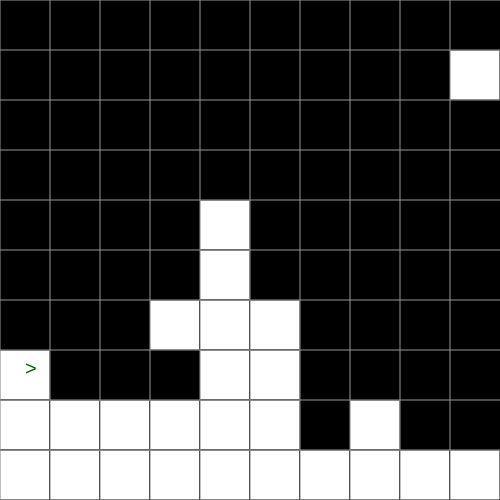
Frame 1 (no input)
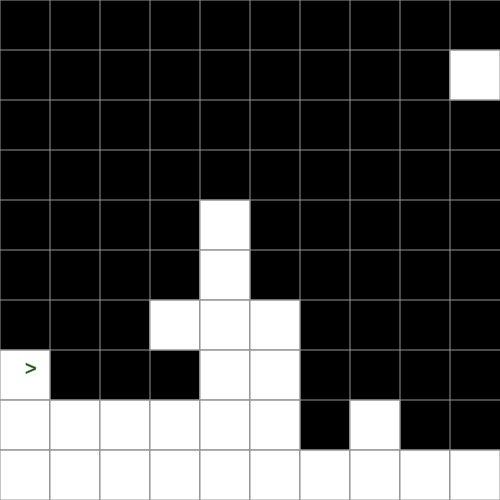
Frame 60 (no input)
Frame 120 (the mouse pressed at the canvas centre since frame 60): identical to frame 60, image omitted

The p5.js sketch that drew these frames (run headless with seeded random() and noise() and a simulated clock; from frame 60 on, the mouse is pressed at the canvas centre):

// p5.js sketch
// ── sketch.js
let playerX = 20;
let playerY = 25;
/* possible values: >, v, <, ^ */ 
let playerChar = '>';
const movementSpeed = 5;
let grid = [
    [0, 0, 0, 0, 0, 0, 0, 0, 0, 0],
    [0, 0, 0, 0, 0, 0, 0, 0, 0, 0],
    [0, 0, 0, 0, 0, 0, 0, 0, 0, 0],
    [0, 0, 0, 0, 0, 0, 0, 0, 0, 0],
    [0, 0, 0, 0, 0, 0, 0, 0, 0, 0],
    [0, 0, 0, 0, 0, 0, 0, 0, 0, 0],
    [0, 0, 0, 0, 0, 0, 0, 0, 0, 0],
    [0, 0, 0, 0, 0, 0, 0, 0, 0, 0],
    [0, 0, 0, 0, 0, 0, 0, 0, 0, 0],
    [0, 0, 0, 0, 0, 0, 0, 0, 0, 0],
];
const GRID_ROWS = 10;
const GRID_COLUMNS = 10;
let interval;
const directions_enum = {
    north:     1,
    east:      2,
    south:     3,
    west:      4,
};

const directions = [
    directions_enum.north,     /* (x, y) -> (x, y - 1)     */
    directions_enum.east,      /* (x, y) -> (x + 1, y)     */
    directions_enum.south,     /* (x, y) -> (x, y + 1)     */
    directions_enum.west,      /* (x, y) -> (x - 1, y)     */
];

/**
 * @brief checks if current position is bordering existing path
 */
function isAdjacent(posX, posY, direction) {

    if (direction in [directions_enum.north, directions_enum.south]) {
        const left = grid[posY][ constrain(posX - 1, 0, GRID_COLUMNS - 1) ];
        const right = grid[posY][ constrain(posX + 1, 0, GRID_COLUMNS - 1) ];
        let front;
        if (direction === directions_enum.north) {
            front = grid[ constrain(posY - 1, 0, GRID_ROWS - 1) ][posX];
        } else if (direction === directions_enum.south) {
            front = grid[ constrain(posY + 1, 0, GRID_ROWS - 1) ][posX];
        }

        /* will be 1 if grid space occupied, 0 if not */
        if ( left || right || front ) {
            return true;
        }

    } else if (direction in [directions_enum.east, directions_enum.west]) {
        const above = grid[ constrain(posY - 1, 0, GRID_ROWS - 1) ][posX];
        const below = grid[ constrain(posY + 1, 0, GRID_ROWS - 1) ][posX];
        let front;

        if (direction === directions_enum.east) {
            front =  grid[posY][ constrain(posX + 1, 0, GRID_COLUMNS - 1) ];
        } else if (direction === directions_enum.west) {
            front = grid[posY][ constrain(posX - 1), 0, GRID_COLUMNS - 1];
        }

    }

}

/*
    ===== Maze Generation Algorithm =====

    1. Choose starting point on left border. Choose ending point on right border.  
    2. Using starting point as origin, choose a random direction to move in. If the space chosen does not
       border existing path, create new path tile.
    3. Repeat Step 2 until the end tile is reached.
*/
function generateMazePath() {
    /* setting start and end points */
    let mazePosX = 0;
    let mazePosY = floor(random(GRID_ROWS));
    const endPosX = (GRID_COLUMNS - 1);
    const endPosY = floor(random(GRID_ROWS - 1));

    console.debug(`Start Position: (${mazePosX}, ${mazePosY})`);
    console.debug(`Ending Position: (${endPosX}, ${endPosY})`);

    /* coloring start and end positions */
    grid[mazePosY][mazePosX] = 1;
    grid[endPosY][endPosX] = 1;

    /* setting player to proper position */
    playerX = 25;
    playerY = (mazePosY * interval) + 25;

    /* travelling along the grid until the end point is reached */
    while ( (mazePosX !== endPosX) && (mazePosY != endPosY) ) {
        let chosenDirection = random(directions);

        switch (chosenDirection) {
            case directions_enum.north:
                if ( !isAdjacent(mazePosX, constrain(mazePosY - 1, 0, GRID_ROWS - 1), chosenDirection) ) {
                    mazePosY = constrain(mazePosY - 1 , 0, GRID_ROWS - 1);
                }
                break;
            case directions_enum.east:
                if ( !isAdjacent( constrain(mazePosX + 1, 0, GRID_COLUMNS - 1), mazePosY, chosenDirection) ) {
                    mazePosX = constrain(mazePosX + 1, 0, GRID_COLUMNS - 1);
                }
                break;
            case directions_enum.south:
                if ( !isAdjacent(mazePosX, constrain(mazePosY + 1, 0, GRID_ROWS - 1), chosenDirection) ) {
                    mazePosY = constrain(mazePosY + 1 , 0, GRID_ROWS - 1);
                }
                break;
            case directions_enum.west:
                if ( !isAdjacent( constrain(mazePosX - 1, 0, GRID_COLUMNS - 1), mazePosY, chosenDirection) ) {
                    mazePosX = constrain(mazePosX - 1, 0, GRID_COLUMNS - 1);
                }
                break;
            default:
                console.debug("invalid direction");
        }

        grid[mazePosY][mazePosX] = 1;

        console.debug(`Current Maze Position (${mazePosX}, ${mazePosY})`);
    }

}


function setup() {
    createCanvas(500, 500);
    textSize(20);

    interval = ((width + height) / 2) / 10;
    generateMazePath();
}


function drawMazePath() {
    fill(255);

    for (let i = 0; i < GRID_ROWS; ++i) {
        for (let j = 0; j < GRID_COLUMNS; ++j) {
            if (grid[j][i] == 1) {
                rect(i * interval, j * interval, interval, interval);
            }
        }
    }

}


function checkMazeCollision() {

}


function drawGrid() {
    stroke(150);

    /* creating columns */
    for (let i = 0; i < width; i += interval) {
        line(i, 0, i, height);
        line(0, i, width, i);
    }

}

function drawPlayer() {
    if ( keyIsDown(RIGHT_ARROW) ) {
        playerChar = '>';
        playerX += movementSpeed;
    } else if ( keyIsDown(LEFT_ARROW) ) {
        playerChar = '<';
        playerX -= movementSpeed;
    } else if ( keyIsDown(UP_ARROW) ) {
        playerChar = '^';
        playerY -= movementSpeed;
    } else if ( keyIsDown(DOWN_ARROW) ) {
        playerChar = 'v';
        playerY += movementSpeed;
    }

    fill(0, 100, 0);
    text(playerChar, playerX, playerY);
}


function checkBorderCollision() {
    
    if (playerX <= 0) {
        playerX = 5;
    } else if (playerX >= width) {
        playerX = width - 20;
    }

    if (playerY <= 0) {
        playerY = 20;
    } else if (playerY >= height) {
        playerY = height - 20;
    }

}


function draw() {
    /** Initialization */
    background(0);

    /** Main Code */
    drawMazePath();
    drawPlayer();
    drawGrid();
    checkBorderCollision();
  
    /** Debugging */
    // printMousePosition();
}


function printMousePosition() {
    fill(0);
    rect(10, 10, 150, 50);
    fill(255);
    textSize(20)
    text(`(${mouseX}, ${mouseY})`, 35, 40);
}
